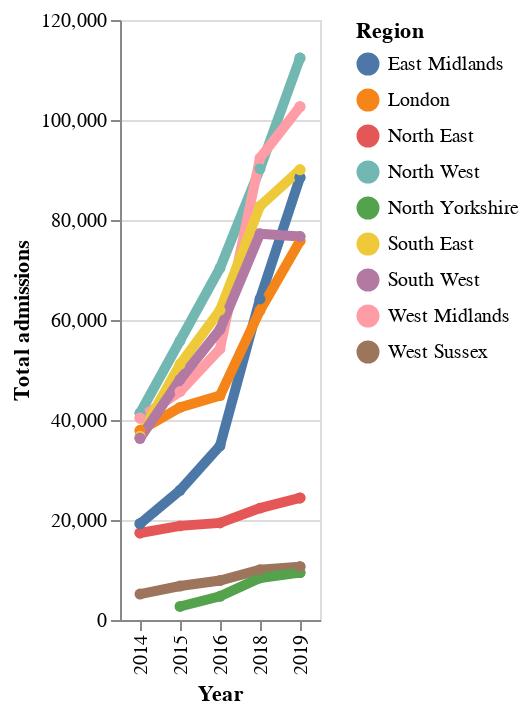

The notebook cell this image was saved under:
### Code cell
regional = alt.Chart(df_major).mark_line(size=5, point=True).encode(
    alt.X("year:O", title="Year"),
    alt.Y("admissions_total:Q", title="Total admissions"),
    color=alt.Color("region:N", title="Region"), 

    tooltip=[
        alt.Tooltip("region:N", title="Region"),
        alt.Tooltip("admissions_total:Q", title="Admissions", format=",")
    ]).properties(width=100)
#.configure_legend(orient='left').properties(title="Obesety-related hospital admissions by UK regions", width=200)


regional

### Figure 1 — Vega-Lite specification as saved in the notebook (floating-point values rounded to 4 significant figures)
{"config": {"view": {"continuousWidth": 400, "continuousHeight": 300}}, "data": {"name": "data-eb3aa683473ccc126d07e087cd980957"}, "mark": {"type": "line", "point": true, "size": 5}, "encoding": {"color": {"field": "region", "title": "Region", "type": "nominal"}, "tooltip": [{"field": "region", "title": "Region", "type": "nominal"}, {"field": "admissions_total", "format": ",", "title": "Admissions", "type": "quantitative"}], "x": {"field": "year", "title": "Year", "type": "ordinal"}, "y": {"field": "admissions_total", "title": "Total admissions", "type": "quantitative"}}, "width": 100, "$schema": "https://vega.github.io/schema/vega-lite/v4.17.0.json", "datasets": {"data-eb3aa683473ccc126d07e087cd980957": [{"region": "North East", "admissions_total": 17409, "admissions_count_men": 6294.0, "admissions_count_women": 11120.0, "adm_per_100_000_all": 670.5, "adm_per_male": 495.7, "adm_per_female": 837.7, "year": 2014, "top_tier": true, "result": null}, {"region": "North East", "admissions_total": 17409, "admissions_count_men": 6294.0, "admissions_count_women": 11120.0, "adm_per_100_000_all": 670.5, "adm_per_male": 495.7, "adm_per_female": 837.7, "year": 2014, "top_tier": true, "result": null}, {"region": "North West", "admissions_total": 41358, "admissions_count_men": 13910.0, "admissions_count_women": 27440.0, "adm_per_100_000_all": 586.1, "adm_per_male": 401.2, "adm_per_female": 764.7, "year": 2014, "top_tier": true, "result": null}, {"region": "North West", "admissions_total": 41358, "admissions_count_men": 13910.0, "admissions_count_women": 27440.0, "adm_per_100_000_all": 586.1, "adm_per_male": 401.2, "adm_per_female": 764.7, "year": 2014, "top_tier": true, "result": null}, {"region": "East Midlands", "admissions_total": 19256, "admissions_count_men": 6058.0, "admissions_count_women": 13200.0, "adm_per_100_000_all": 424.4, "adm_per_male": 270.8, "adm_per_female": 573.7, "year": 2014, "top_tier": true, "result": null}, {"region": "East Midlands", "admissions_total": 19256, "admissions_count_men": 6058.0, "admissions_count_women": 13200.0, "adm_per_100_000_all": 424.4, "adm_per_male": 270.8, "adm_per_female": 573.7, "year": 2014, "top_tier": true, "result": null}, {"region": "West Midlands", "admissions_total": 40394, "admissions_count_men": 12270.0, "admissions_count_women": 28120.0, "adm_per_100_000_all": 720.2, "adm_per_male": 443.3, "adm_per_female": 989.8, "year": 2014, "top_tier": true, "result": null}, {"region": "West Midlands", "admissions_total": 40394, "admissions_count_men": 12270.0, "admissions_count_women": 28120.0, "adm_per_100_000_all": 720.2, "adm_per_male": 443.3, "adm_per_female": 989.8, "year": 2014, "top_tier": true, "result": null}, {"region": "London", "admissions_total": 37892, "admissions_count_men": 13280.0, "admissions_count_women": 24610.0, "adm_per_100_000_all": 461.8, "adm_per_male": 327.6, "adm_per_female": 592.9, "year": 2014, "top_tier": true, "result": null}, {"region": "London", "admissions_total": 37892, "admissions_count_men": 13280.0, "admissions_count_women": 24610.0, "adm_per_100_000_all": 461.8, "adm_per_male": 327.6, "adm_per_female": 592.9, "year": 2014, "top_tier": true, "result": null}, {"region": "South East", "admissions_total": 36779, "admissions_count_men": 13280.0, "admissions_count_women": 23480.0, "adm_per_100_000_all": 425.1, "adm_per_male": 312.4, "adm_per_female": 533.5, "year": 2014, "top_tier": true, "result": null}, {"region": "West Sussex", "admissions_total": 5183, "admissions_count_men": 1977.0, "admissions_count_women": 3206.0, "adm_per_100_000_all": 640.7, "adm_per_male": 504.7, "adm_per_female": 768.4, "year": 2014, "top_tier": true, "result": null}, {"region": "South West", "admissions_total": 36338, "admissions_count_men": 12260.0, "admissions_count_women": 24080.0, "adm_per_100_000_all": 685.5, "adm_per_male": 471.7, "adm_per_female": 891.3, "year": 2014, "top_tier": true, "result": null}, {"region": "South West", "admissions_total": 36338, "admissions_count_men": 12260.0, "admissions_count_women": 24080.0, "adm_per_100_000_all": 685.5, "adm_per_male": 471.7, "adm_per_female": 891.3, "year": 2014, "top_tier": true, "result": null}, {"region": "North East", "admissions_total": 18824, "admissions_count_men": 6340.0, "admissions_count_women": 12480.0, "adm_per_100_000_all": 721.1, "adm_per_male": 495.9, "adm_per_female": 937.2, "year": 2015, "top_tier": true, "result": null}, {"region": "North West", "admissions_total": 55848, "admissions_count_men": 19880.0, "admissions_count_women": 35960.0, "adm_per_100_000_all": 786.2, "adm_per_male": 568.8, "adm_per_female": 996.7, "year": 2015, "top_tier": true, "result": null}, {"region": "North Yorkshire", "admissions_total": 2703, "admissions_count_men": 1056.0, "admissions_count_women": 1647.0, "adm_per_100_000_all": 448.4, "adm_per_male": 355.2, "adm_per_female": 539.3, "year": 2015, "top_tier": true, "result": null}, {"region": "East Midlands", "admissions_total": 25932, "admissions_count_men": 7899.0, "admissions_count_women": 18030.0, "adm_per_100_000_all": 563.9, "adm_per_male": 348.3, "adm_per_female": 773.7, "year": 2015, "top_tier": true, "result": null}, {"region": "West Midlands", "admissions_total": 45682, "admissions_count_men": 14080.0, "admissions_count_women": 31600.0, "adm_per_100_000_all": 805.0, "adm_per_male": 502.3, "adm_per_female": 1101.0, "year": 2015, "top_tier": true, "result": null}, {"region": "London", "admissions_total": 42511, "admissions_count_men": 14250.0, "admissions_count_women": 28250.0, "adm_per_100_000_all": 505.1, "adm_per_male": 342.1, "adm_per_female": 664.5, "year": 2015, "top_tier": true, "result": null}, {"region": "South East", "admissions_total": 51102, "admissions_count_men": 18230.0, "admissions_count_women": 32860.0, "adm_per_100_000_all": 581.2, "adm_per_male": 421.6, "adm_per_female": 735.4, "year": 2015, "top_tier": true, "result": null}, {"region": "West Sussex", "admissions_total": 6794, "admissions_count_men": 2542.0, "admissions_count_women": 4251.0, "adm_per_100_000_all": 827.2, "adm_per_male": 638.4, "adm_per_female": 1005.0, "year": 2015, "top_tier": true, "result": null}, {"region": "South West", "admissions_total": 48098, "admissions_count_men": 16480.0, "admissions_count_women": 31610.0, "adm_per_100_000_all": 894.4, "adm_per_male": 624.3, "adm_per_female": 1155.0, "year": 2015, "top_tier": true, "result": null}, {"region": "North East", "admissions_total": 19414, "admissions_count_men": 6574.0, "admissions_count_women": 12840.0, "adm_per_100_000_all": 741.4, "adm_per_male": 512.3, "adm_per_female": 961.4, "year": 2016, "top_tier": true, "result": null}, {"region": "North West", "admissions_total": 70380, "admissions_count_men": 24720.0, "admissions_count_women": 45650.0, "adm_per_100_000_all": 986.7, "adm_per_male": 703.9, "adm_per_female": 1261.0, "year": 2016, "top_tier": true, "result": null}, {"region": "North Yorkshire", "admissions_total": 4749, "admissions_count_men": 1763.0, "admissions_count_women": 2985.0, "adm_per_100_000_all": 789.5, "adm_per_male": 595.5, "adm_per_female": 977.1, "year": 2016, "top_tier": true, "result": null}, {"region": "East Midlands", "admissions_total": 34839, "admissions_count_men": 11450.0, "admissions_count_women": 23380.0, "adm_per_100_000_all": 751.3, "adm_per_male": 500.5, "adm_per_female": 995.2, "year": 2016, "top_tier": true, "result": null}, {"region": "West Midlands", "admissions_total": 54212, "admissions_count_men": 16460.0, "admissions_count_women": 37740.0, "adm_per_100_000_all": 948.9, "adm_per_male": 583.0, "adm_per_female": 1306.0, "year": 2016, "top_tier": true, "result": null}, {"region": "London", "admissions_total": 44893, "admissions_count_men": 15370.0, "admissions_count_women": 29510.0, "adm_per_100_000_all": 525.8, "adm_per_male": 363.0, "adm_per_female": 685.6, "year": 2016, "top_tier": true, "result": null}, {"region": "South East", "admissions_total": 61957, "admissions_count_men": 22420.0, "admissions_count_women": 39530.0, "adm_per_100_000_all": 698.2, "adm_per_male": 513.7, "adm_per_female": 876.7, "year": 2016, "top_tier": true, "result": null}, {"region": "West Sussex", "admissions_total": 7897, "admissions_count_men": 2949.0, "admissions_count_women": 4945.0, "adm_per_100_000_all": 953.3, "adm_per_male": 734.4, "adm_per_female": 1159.0, "year": 2016, "top_tier": true, "result": null}, {"region": "South West", "admissions_total": 58128, "admissions_count_men": 20220.0, "admissions_count_women": 37910.0, "adm_per_100_000_all": 1072.0, "adm_per_male": 759.0, "adm_per_female": 1374.0, "year": 2016, "top_tier": true, "result": null}, {"region": "North East", "admissions_total": 24410, "admissions_count_men": 8645.0, "admissions_count_women": 15760.0, "adm_per_100_000_all": 932.0, "adm_per_male": 684.0, "adm_per_female": 1177.0, "year": 2019, "top_tier": true, "result": null}, {"region": "North West", "admissions_total": 112385, "admissions_count_men": 41370.0, "admissions_count_women": 71020.0, "adm_per_100_000_all": 1595.0, "adm_per_male": 1231.0, "adm_per_female": 1959.0, "year": 2019, "top_tier": true, "result": null}, {"region": "North Yorkshire", "admissions_total": 9475, "admissions_count_men": 3700.0, "admissions_count_women": 5770.0, "adm_per_100_000_all": 1492.0, "adm_per_male": 1146.0, "adm_per_female": 1870.0, "year": 2019, "top_tier": true, "result": null}, {"region": "East Midlands", "admissions_total": 88510, "admissions_count_men": 29640.0, "admissions_count_women": 58860.0, "adm_per_100_000_all": 1893.0, "adm_per_male": 1316.0, "adm_per_female": 2472.0, "year": 2019, "top_tier": true, "result": null}, {"region": "West Midlands", "admissions_total": 102675, "admissions_count_men": 32080.0, "admissions_count_women": 70590.0, "adm_per_100_000_all": 1817.0, "adm_per_male": 1202.0, "adm_per_female": 2440.0, "year": 2019, "top_tier": true, "result": null}, {"region": "London", "admissions_total": 75815, "admissions_count_men": 24150.0, "admissions_count_women": 51660.0, "adm_per_100_000_all": 1012.0, "adm_per_male": 757.0, "adm_per_female": 1266.0, "year": 2019, "top_tier": true, "result": null}, {"region": "South East", "admissions_total": 90040, "admissions_count_men": 33220.0, "admissions_count_women": 56820.0, "adm_per_100_000_all": 1023.0, "adm_per_male": 783.0, "adm_per_female": 1262.0, "year": 2019, "top_tier": true, "result": null}, {"region": "West Sussex", "admissions_total": 10670, "admissions_count_men": 3850.0, "admissions_count_women": 6815.0, "adm_per_100_000_all": 1257.0, "adm_per_male": 913.0, "adm_per_female": 1593.0, "year": 2019, "top_tier": true, "result": null}, {"region": "South West", "admissions_total": 76695, "admissions_count_men": 26480.0, "admissions_count_women": 50210.0, "adm_per_100_000_all": 1378.0, "adm_per_male": 961.0, "adm_per_female": 1804.0, "year": 2019, "top_tier": true, "result": null}, {"region": "North East", "admissions_total": 22376, "admissions_count_men": 7759.0, "admissions_count_women": 14620.0, "adm_per_100_000_all": 861.0, "adm_per_male": 619.0, "adm_per_female": 1097.0, "year": 2018, "top_tier": true, "result": null}, {"region": "North West", "admissions_total": 90253, "admissions_count_men": 32070.0, "admissions_count_women": 58180.0, "adm_per_100_000_all": 1290.0, "adm_per_male": 963.0, "adm_per_female": 1618.0, "year": 2018, "top_tier": true, "result": null}, {"region": "North Yorkshire", "admissions_total": 8408, "admissions_count_men": 3274.0, "admissions_count_women": 5134.0, "adm_per_100_000_all": 1359.0, "adm_per_male": 1025.0, "adm_per_female": 1721.0, "year": 2018, "top_tier": true, "result": null}, {"region": "East Midlands", "admissions_total": 64200, "admissions_count_men": 20850.0, "admissions_count_women": 43350.0, "adm_per_100_000_all": 1391.0, "adm_per_male": 938.0, "adm_per_female": 1846.0, "year": 2018, "top_tier": true, "result": null}, {"region": "West Midlands", "admissions_total": 92389, "admissions_count_men": 28430.0, "admissions_count_women": 63950.0, "adm_per_100_000_all": 1655.0, "adm_per_male": 1078.0, "adm_per_female": 2237.0, "year": 2018, "top_tier": true, "result": null}, {"region": "London", "admissions_total": 61904, "admissions_count_men": 20480.0, "admissions_count_women": 41420.0, "adm_per_100_000_all": 852.0, "adm_per_male": 651.0, "adm_per_female": 1050.0, "year": 2018, "top_tier": true, "result": null}, {"region": "South East", "admissions_total": 82787, "admissions_count_men": 30190.0, "admissions_count_women": 52590.0, "adm_per_100_000_all": 950.0, "adm_per_male": 721.0, "adm_per_female": 1178.0, "year": 2018, "top_tier": true, "result": null}, {"region": "West Sussex", "admissions_total": 10046, "admissions_count_men": 3664.0, "admissions_count_women": 6381.0, "adm_per_100_000_all": 1198.0, "adm_per_male": 882.0, "adm_per_female": 1506.0, "year": 2018, "top_tier": true, "result": null}, {"region": "South West", "admissions_total": 77250, "admissions_count_men": 25790.0, "admissions_count_women": 51460.0, "adm_per_100_000_all": 1405.0, "adm_per_male": 949.0, "adm_per_female": 1868.0, "year": 2018, "top_tier": true, "result": null}, {"region": "North East", "admissions_total": 24410, "admissions_count_men": 8645.0, "admissions_count_women": 15760.0, "adm_per_100_000_all": 932.0, "adm_per_male": 684.0, "adm_per_female": 1177.0, "year": 2019, "top_tier": true, "result": null}, {"region": "North West", "admissions_total": 112385, "admissions_count_men": 41370.0, "admissions_count_women": 71020.0, "adm_per_100_000_all": 1595.0, "adm_per_male": 1231.0, "adm_per_female": 1959.0, "year": 2019, "top_tier": true, "result": null}, {"region": "North Yorkshire", "admissions_total": 9475, "admissions_count_men": 3700.0, "admissions_count_women": 5770.0, "adm_per_100_000_all": 1492.0, "adm_per_male": 1146.0, "adm_per_female": 1870.0, "year": 2019, "top_tier": true, "result": null}, {"region": "East Midlands", "admissions_total": 88510, "admissions_count_men": 29640.0, "admissions_count_women": 58860.0, "adm_per_100_000_all": 1893.0, "adm_per_male": 1316.0, "adm_per_female": 2472.0, "year": 2019, "top_tier": true, "result": null}, {"region": "West Midlands", "admissions_total": 102675, "admissions_count_men": 32080.0, "admissions_count_women": 70590.0, "adm_per_100_000_all": 1817.0, "adm_per_male": 1202.0, "adm_per_female": 2440.0, "year": 2019, "top_tier": true, "result": null}, {"region": "London", "admissions_total": 75815, "admissions_count_men": 24150.0, "admissions_count_women": 51660.0, "adm_per_100_000_all": 1012.0, "adm_per_male": 757.0, "adm_per_female": 1266.0, "year": 2019, "top_tier": true, "result": null}, {"region": "South East", "admissions_total": 90040, "admissions_count_men": 33220.0, "admissions_count_women": 56820.0, "adm_per_100_000_all": 1023.0, "adm_per_male": 783.0, "adm_per_female": 1262.0, "year": 2019, "top_tier": true, "result": null}, {"region": "West Sussex", "admissions_total": 10670, "admissions_count_men": 3850.0, "admissions_count_women": 6815.0, "adm_per_100_000_all": 1257.0, "adm_per_male": 913.0, "adm_per_female": 1593.0, "year": 2019, "top_tier": true, "result": null}, {"region": "South West", "admissions_total": 76695, "admissions_count_men": 26480.0, "admissions_count_women": 50210.0, "adm_per_100_000_all": 1378.0, "adm_per_male": 961.0, "adm_per_female": 1804.0, "year": 2019, "top_tier": true, "result": null}]}}
